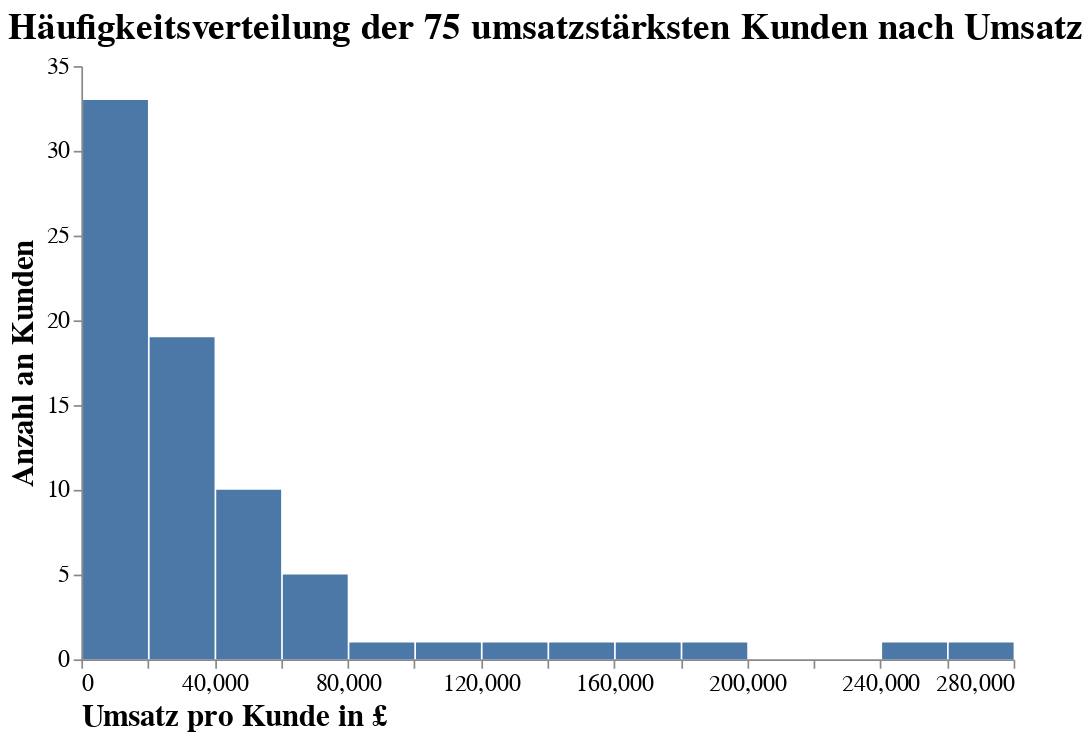

This figure's notebook cell:
### Markdown cell above
##### Häufigkeitsverteilung der 75 umsatzstärksten Kunden nach Umsatz

### Code cell
# Umsatz der 75 umsatzstärksten Kunden
df_plot = df_sales.groupby("CustomerID").sum().sort_values(["TotalPrice"], ascending=False)[:75]
df_plot["CustomerID"] = df_plot.index

# Visualisierung der Häufigkeitsverteilung der 75 umsatzstärksten Kunden nach dem Umsatz
alt.Chart(df_plot).mark_bar().encode(
    x=alt.X("TotalPrice:Q",
            bin=alt.BinParams(maxbins=20),
            axis=alt.Axis(title="Umsatz pro Kunde in £", 
                          labelAngle=0,
                          titleAnchor="start",
                          grid=False)),
    y=alt.Y("count()",
            axis=alt.Axis(title = "Anzahl an Kunden",
                          titleAnchor="middle",
                          grid=False))
).properties(
    title="Häufigkeitsverteilung der 75 umsatzstärksten Kunden nach Umsatz",
    width=550,
    height=350
).configure_view(
    strokeWidth=0
).configure_title( 
    fontSize=22,
    font='Futura std medium',
    color='black',
    anchor='start'
).configure_axis(
    labelFont='Futura std medium',
    titleFont='Futura std medium',
    labelFontSize=14,
    titleFontSize=18
    
)

### Figure 1 — Vega-Lite specification as saved in the notebook (floating-point values rounded to 4 significant figures)
{"config": {"view": {"continuousWidth": 400, "continuousHeight": 300, "strokeWidth": 0}, "axis": {"labelFont": "Futura std medium", "labelFontSize": 14, "titleFont": "Futura std medium", "titleFontSize": 18}, "title": {"anchor": "start", "color": "black", "font": "Futura std medium", "fontSize": 22}}, "data": {"name": "data-a17cb55ff97848e95ba6c45cd9528bfa"}, "mark": "bar", "encoding": {"x": {"type": "quantitative", "axis": {"grid": false, "labelAngle": 0, "title": "Umsatz pro Kunde in £", "titleAnchor": "start"}, "bin": {"maxbins": 20}, "field": "TotalPrice"}, "y": {"type": "quantitative", "aggregate": "count", "axis": {"grid": false, "title": "Anzahl an Kunden", "titleAnchor": "middle"}}}, "height": 350, "title": "Häufigkeitsverteilung der 75 umsatzstärksten Kunden nach Umsatz", "width": 550, "$schema": "https://vega.github.io/schema/vega-lite/v4.8.1.json", "datasets": {"data-a17cb55ff97848e95ba6c45cd9528bfa": [{"Quantity": 197420, "UnitPrice": 4933.0, "TotalPrice": 279100.0, "CustomerID": 14650.0}, {"Quantity": 64124, "UnitPrice": 1941.0, "TotalPrice": 259700.0, "CustomerID": 18100.0}, {"Quantity": 69993, "UnitPrice": 1143.0, "TotalPrice": 194600.0, "CustomerID": 17450.0}, {"Quantity": 80997, "UnitPrice": 4.98, "TotalPrice": 168500.0, "CustomerID": 16450.0}, {"Quantity": 80513, "UnitPrice": 22810.0, "TotalPrice": 140500.0, "CustomerID": 14910.0}, {"Quantity": 77669, "UnitPrice": 1747.0, "TotalPrice": 124600.0, "CustomerID": 12420.0}, {"Quantity": 57885, "UnitPrice": 5358.0, "TotalPrice": 117400.0, "CustomerID": 14160.0}, {"Quantity": 64549, "UnitPrice": 2221.0, "TotalPrice": 91060.0, "CustomerID": 17510.0}, {"Quantity": 74215, "UnitPrice": 1.04, "TotalPrice": 77180.0, "CustomerID": 12350.0}, {"Quantity": 40207, "UnitPrice": 579.6, "TotalPrice": 72880.0, "CustomerID": 16030.0}, {"Quantity": 50255, "UnitPrice": 679.1, "TotalPrice": 66650.0, "CustomerID": 16680.0}, {"Quantity": 63312, "UnitPrice": 891.2, "TotalPrice": 65040.0, "CustomerID": 13690.0}, {"Quantity": 38194, "UnitPrice": 5962.0, "TotalPrice": 60770.0, "CustomerID": 15310.0}, {"Quantity": 31070, "UnitPrice": 4977.0, "TotalPrice": 58830.0, "CustomerID": 13090.0}, {"Quantity": 30450, "UnitPrice": 232.4, "TotalPrice": 58030.0, "CustomerID": 17950.0}, {"Quantity": 29672, "UnitPrice": 266.6, "TotalPrice": 56250.0, "CustomerID": 15770.0}, {"Quantity": 28920, "UnitPrice": 1037.0, "TotalPrice": 54530.0, "CustomerID": 15060.0}, {"Quantity": 16336, "UnitPrice": 21430.0, "TotalPrice": 53260.0, "CustomerID": 14100.0}, {"Quantity": 58343, "UnitPrice": 2452.0, "TotalPrice": 51530.0, "CustomerID": 14300.0}, {"Quantity": 12665, "UnitPrice": 3375.0, "TotalPrice": 50490.0, "CustomerID": 14090.0}, {"Quantity": 18028, "UnitPrice": 30.44, "TotalPrice": 44530.0, "CustomerID": 15750.0}, {"Quantity": 28004, "UnitPrice": 139.5, "TotalPrice": 42060.0, "CustomerID": 12930.0}, {"Quantity": 23053, "UnitPrice": 19830.0, "TotalPrice": 40970.0, "CustomerID": 17840.0}, {"Quantity": 121, "UnitPrice": 1304.0, "TotalPrice": 39920.0, "CustomerID": 15100.0}, {"Quantity": 23948, "UnitPrice": 738.7, "TotalPrice": 37150.0, "CustomerID": 13800.0}, {"Quantity": 15536, "UnitPrice": 389.7, "TotalPrice": 37130.0, "CustomerID": 16010.0}, {"Quantity": 33704, "UnitPrice": 669.3, "TotalPrice": 34680.0, "CustomerID": 16420.0}, {"Quantity": 18368, "UnitPrice": 324.3, "TotalPrice": 33640.0, "CustomerID": 15840.0}, {"Quantity": 25511, "UnitPrice": 10880.0, "TotalPrice": 32320.0, "CustomerID": 12750.0}, {"Quantity": 7612, "UnitPrice": 1212.0, "TotalPrice": 31830.0, "CustomerID": 17390.0}, {"Quantity": 32744, "UnitPrice": 349.4, "TotalPrice": 31780.0, "CustomerID": 17400.0}, {"Quantity": 15968, "UnitPrice": 1579.0, "TotalPrice": 28880.0, "CustomerID": 13100.0}, {"Quantity": 13476, "UnitPrice": 623.2, "TotalPrice": 28750.0, "CustomerID": 14680.0}, {"Quantity": 19160, "UnitPrice": 2355.0, "TotalPrice": 28340.0, "CustomerID": 13080.0}, {"Quantity": 16232, "UnitPrice": 1166.0, "TotalPrice": 28120.0, "CustomerID": 13410.0}, {"Quantity": 32184, "UnitPrice": 47.98, "TotalPrice": 26630.0, "CustomerID": 16330.0}, {"Quantity": 12897, "UnitPrice": 447.0, "TotalPrice": 25980.0, "CustomerID": 13780.0}, {"Quantity": 14822, "UnitPrice": 87.45, "TotalPrice": 25300.0, "CustomerID": 17860.0}, {"Quantity": 11421, "UnitPrice": 460.5, "TotalPrice": 21430.0, "CustomerID": 12750.0}, {"Quantity": 7558, "UnitPrice": 452.2, "TotalPrice": 21080.0, "CustomerID": 16210.0}, {"Quantity": 8360, "UnitPrice": 2495.0, "TotalPrice": 20370.0, "CustomerID": 17680.0}, {"Quantity": 25649, "UnitPrice": 145.6, "TotalPrice": 20280.0, "CustomerID": 17380.0}, {"Quantity": 9209, "UnitPrice": 4758.0, "TotalPrice": 19910.0, "CustomerID": 15040.0}, {"Quantity": 8429, "UnitPrice": 898.9, "TotalPrice": 18750.0, "CustomerID": 12730.0}, {"Quantity": 11441, "UnitPrice": 2020.0, "TotalPrice": 18640.0, "CustomerID": 15160.0}, {"Quantity": 23075, "UnitPrice": 170.1, "TotalPrice": 17650.0, "CustomerID": 12900.0}, {"Quantity": 8104, "UnitPrice": 1144.0, "TotalPrice": 17420.0, "CustomerID": 12470.0}, {"Quantity": 5788, "UnitPrice": 1082.0, "TotalPrice": 17290.0, "CustomerID": 14030.0}, {"Quantity": 9474, "UnitPrice": 1172.0, "TotalPrice": 17260.0, "CustomerID": 17430.0}, {"Quantity": 7322, "UnitPrice": 1367.0, "TotalPrice": 17220.0, "CustomerID": 13770.0}, {"Quantity": 10118, "UnitPrice": 476.4, "TotalPrice": 17160.0, "CustomerID": 13880.0}, {"Quantity": 8975, "UnitPrice": 793.6, "TotalPrice": 16590.0, "CustomerID": 16840.0}, {"Quantity": 9526, "UnitPrice": 1685.0, "TotalPrice": 16590.0, "CustomerID": 12920.0}, {"Quantity": 10901, "UnitPrice": 440.5, "TotalPrice": 16480.0, "CustomerID": 12680.0}, {"Quantity": 11002, "UnitPrice": 1142.0, "TotalPrice": 16390.0, "CustomerID": 15860.0}, {"Quantity": 9775, "UnitPrice": 830.8, "TotalPrice": 16360.0, "CustomerID": 17680.0}, {"Quantity": 6149, "UnitPrice": 924.7, "TotalPrice": 16230.0, "CustomerID": 15190.0}, {"Quantity": 3756, "UnitPrice": 978.8, "TotalPrice": 15610.0, "CustomerID": 14050.0}, {"Quantity": 10734, "UnitPrice": 168.6, "TotalPrice": 15020.0, "CustomerID": 14610.0}, {"Quantity": 5709, "UnitPrice": 1265.0, "TotalPrice": 14760.0, "CustomerID": 15510.0}, {"Quantity": 8887, "UnitPrice": 1086.0, "TotalPrice": 14590.0, "CustomerID": 16130.0}, {"Quantity": 6751, "UnitPrice": 292.4, "TotalPrice": 14350.0, "CustomerID": 14870.0}, {"Quantity": 5476, "UnitPrice": 1216.0, "TotalPrice": 14030.0, "CustomerID": 16700.0}, {"Quantity": 11071, "UnitPrice": 921.0, "TotalPrice": 13380.0, "CustomerID": 12430.0}, {"Quantity": 6105, "UnitPrice": 1628.0, "TotalPrice": 13320.0, "CustomerID": 15500.0}, {"Quantity": 3653, "UnitPrice": 1315.0, "TotalPrice": 13220.0, "CustomerID": 12480.0}, {"Quantity": 8439, "UnitPrice": 1513.0, "TotalPrice": 13110.0, "CustomerID": 17740.0}, {"Quantity": 7397, "UnitPrice": 669.3, "TotalPrice": 13030.0, "CustomerID": 16520.0}, {"Quantity": 7100, "UnitPrice": 426.0, "TotalPrice": 12670.0, "CustomerID": 14260.0}, {"Quantity": 5630, "UnitPrice": 1417.0, "TotalPrice": 12630.0, "CustomerID": 13080.0}, {"Quantity": 6607, "UnitPrice": 1350.0, "TotalPrice": 12520.0, "CustomerID": 15640.0}, {"Quantity": 7369, "UnitPrice": 1027.0, "TotalPrice": 12410.0, "CustomerID": 12620.0}, {"Quantity": 5110, "UnitPrice": 30.11, "TotalPrice": 12390.0, "CustomerID": 16000.0}, {"Quantity": 7457, "UnitPrice": 1616.0, "TotalPrice": 12370.0, "CustomerID": 12680.0}, {"Quantity": 5967, "UnitPrice": 1282.0, "TotalPrice": 12350.0, "CustomerID": 17340.0}]}}
